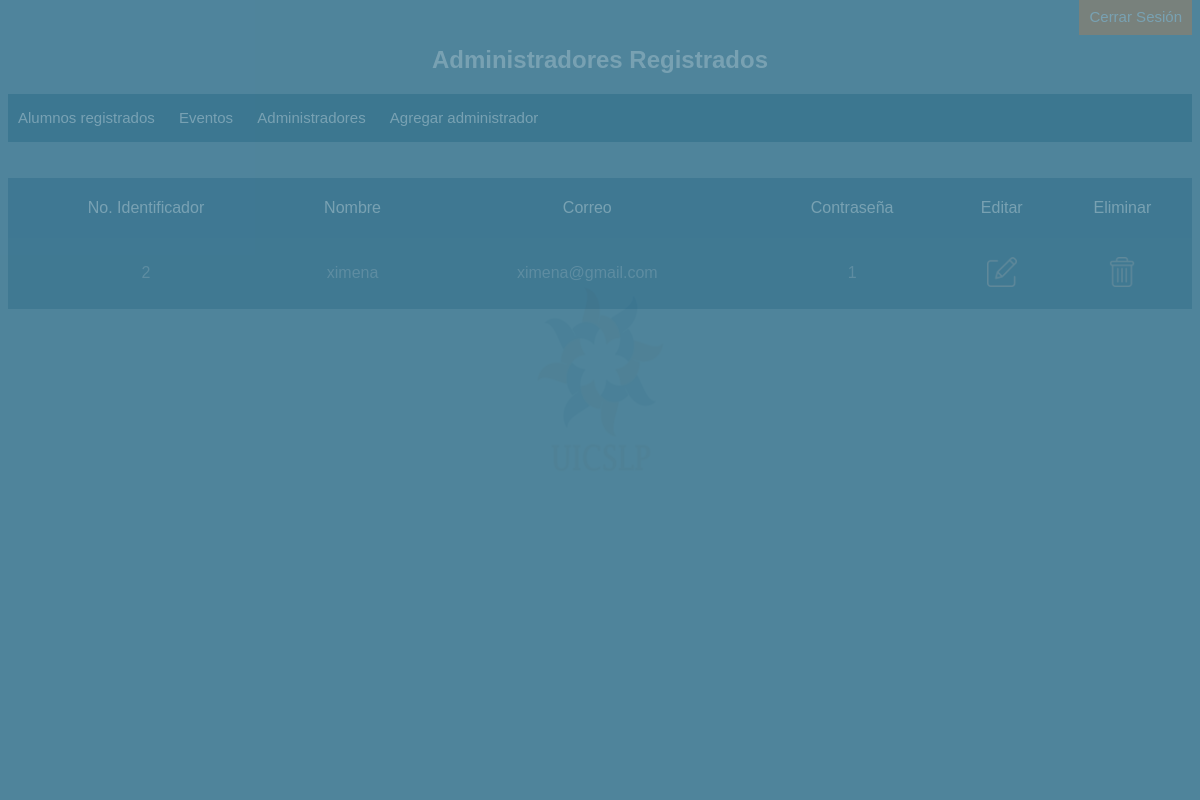
The page /php/admin.php (signed in) on the database its author committed.
### tables this page shows
CREATE TABLE `administradores` (
  `idadm` int(15) NOT NULL,
  `nombreadm` varchar(50) NOT NULL,
  `passadm` varchar(10) NOT NULL,
  `correoadm` varchar(40) DEFAULT NULL
);

### php/admin.php (the view, shortened to what this page needs)
<?php
include_once "../bd/base_de_datos.php";
$sentencia = $base_de_datos->query("SELECT * FROM administradores;");
$solicitudes = $sentencia->fetchALL(PDO::FETCH_OBJ);
?>
<!DOCTYPE html>
<html lang="en">
<head>
    <link rel="stylesheet" href="../css/hoja_estilo.css">
</head>
<body>
<div class="content">
    <img src="../images/5.jpg" class="logo">
</div>
<div class="content2">
    <div class="nav-bg">
        <nav class="navegacion-principal">
            <a href="cerrar_sesion.php" class="enlace-logout" onclick="cerrar_sesion()">Cerrar Sesión</a>
        </nav>
    </div>
    <h2 class="usuarios-registrados">Administradores Registrados</h2>
    <div class="menu-bienvenida">
        <a href="menuadm.php" class="registrar-admin"> Alumnos registrados </a>
        <a href="eventos.php" class="registrar-admin" > Eventos </a>
        <a href="#" class="registrar-admin" > Administradores </a>
        <a href="agadmin.html" class="registrar-admin" > Agregar administrador </a>
    </div>
    <br><br>
        <table>
            <thead>
                <tr>
                    <td>No. Identificador</td>
                    <td>Nombre</td>
                    <td>Correo</td>
                    <td>Contraseña</td>
                    <td>Editar</td>
                    <td>Eliminar</td>
                </tr>
            </thead>
            <tbody>
            <?php foreach($solicitudes as $solicitud){ ?>
                <tr>
                    <td><?php echo $solicitud->idadm ?></td>
                    <td><?php echo $solicitud->nombreadm ?></td>
                    <td><?php echo $solicitud->correoadm ?></td>
                    <td><?php echo $solicitud->passadm ?></td>
                    <td><a href="<?php echo "editaradm.php?idadm=" . $solicitud->idadm?>"><div><img src="../images/editar-usuario.png" class="imagen-boton"></div></a></td>
                    <td><a href="<?php echo "eliminaradm.php?idadm=" . $solicitud->idadm?>"><div><img src="../images/eliminar-usuario.png" class="imagen-boton"></div></a></td>
                </tr>
            <?php } ?>
            </tbody>
        </table>
</div>
</body>
</html>

### css/hoja_estilo.css (style rules this page uses)
body { background-color: rgba( 0, 77, 112, .7); color: white; }
a { padding: 10px; font-family: Arial, Helvetica, sans-serif; font-size: 15px; background-color: rgba( 0, 77, 112, .01); color: white; }
img { width: 100%; }
h2 { font-family: Arial, Helvetica, sans-serif; color:white; }
.logo { position: fixed; left: 0px; top: 0px; width: 100%; height: 100%; z-index: 99999; opacity: .9; background-color: black; }
.content2 { display: none; }
.navegacion-principal { text-align: right; }
.enlace-logout { text-decoration: none; color: white; background-color: rgb( 255, 120, 28); padding: 10px; margin: 0; }
.usuarios-registrados { text-align: center; }
.menu-bienvenida { width: 100%; background-color: rgb( 0, 77, 112); padding: 15px 0px 15px 0px; display: block; }
.registrar-admin { color: white; text-decoration: none; }
table { border: none; border-collapse: collapse; font-family: Arial, Helvetica, sans-serif; width: 100%; text-align: center; background-color: rgba( 0, 77, 112, .8); color:rgba(225,225,225,.6); }
thead { background-color: rgba( 0, 77, 112, .08); height: 60px; color: white; }
.imagen-boton { filter: invert(0.6); width: 30px; height: 30px; }

### rows shown on the page
administradores: idadm "2", nombreadm "ximena", correoadm "ximena@gmail.com", passadm "1"
